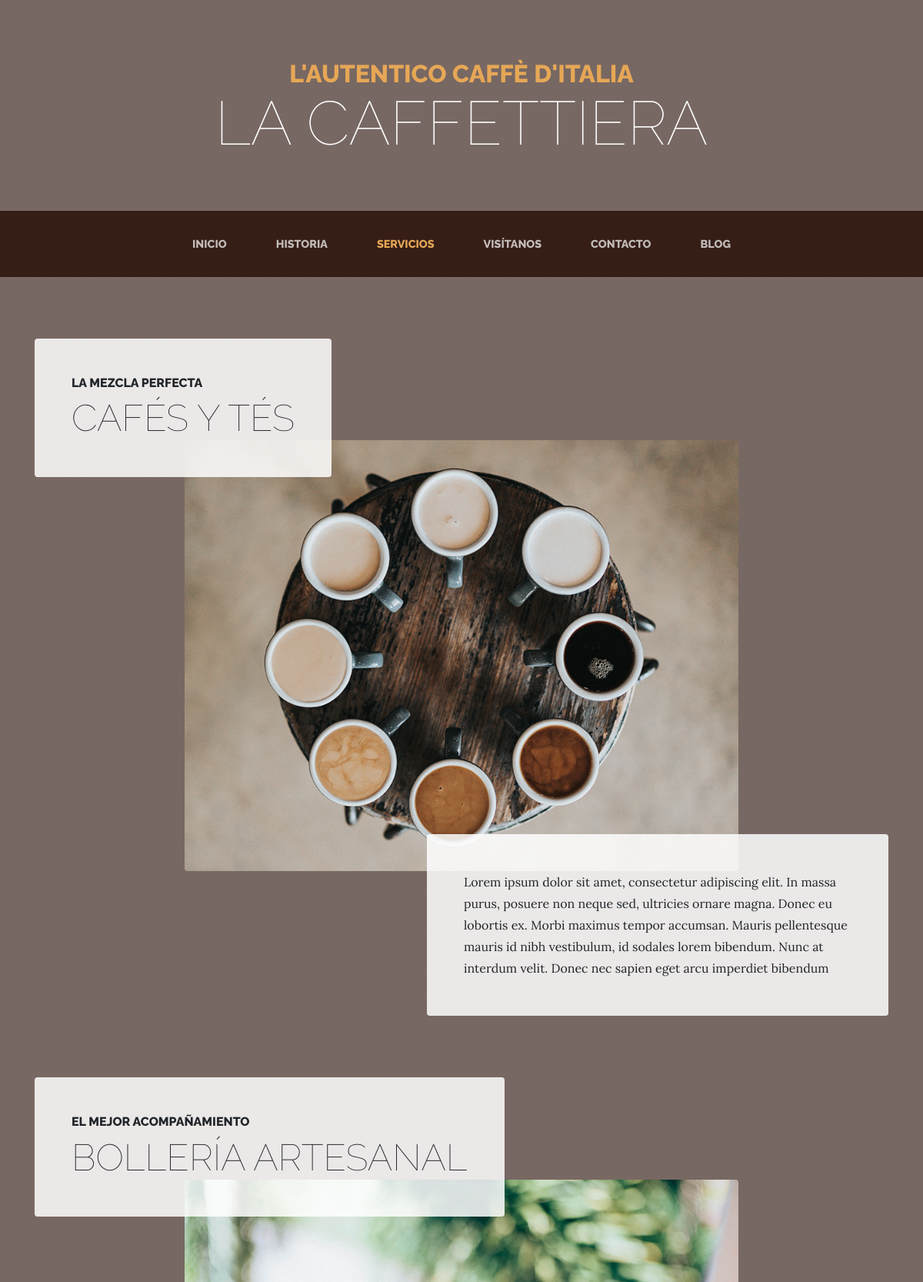
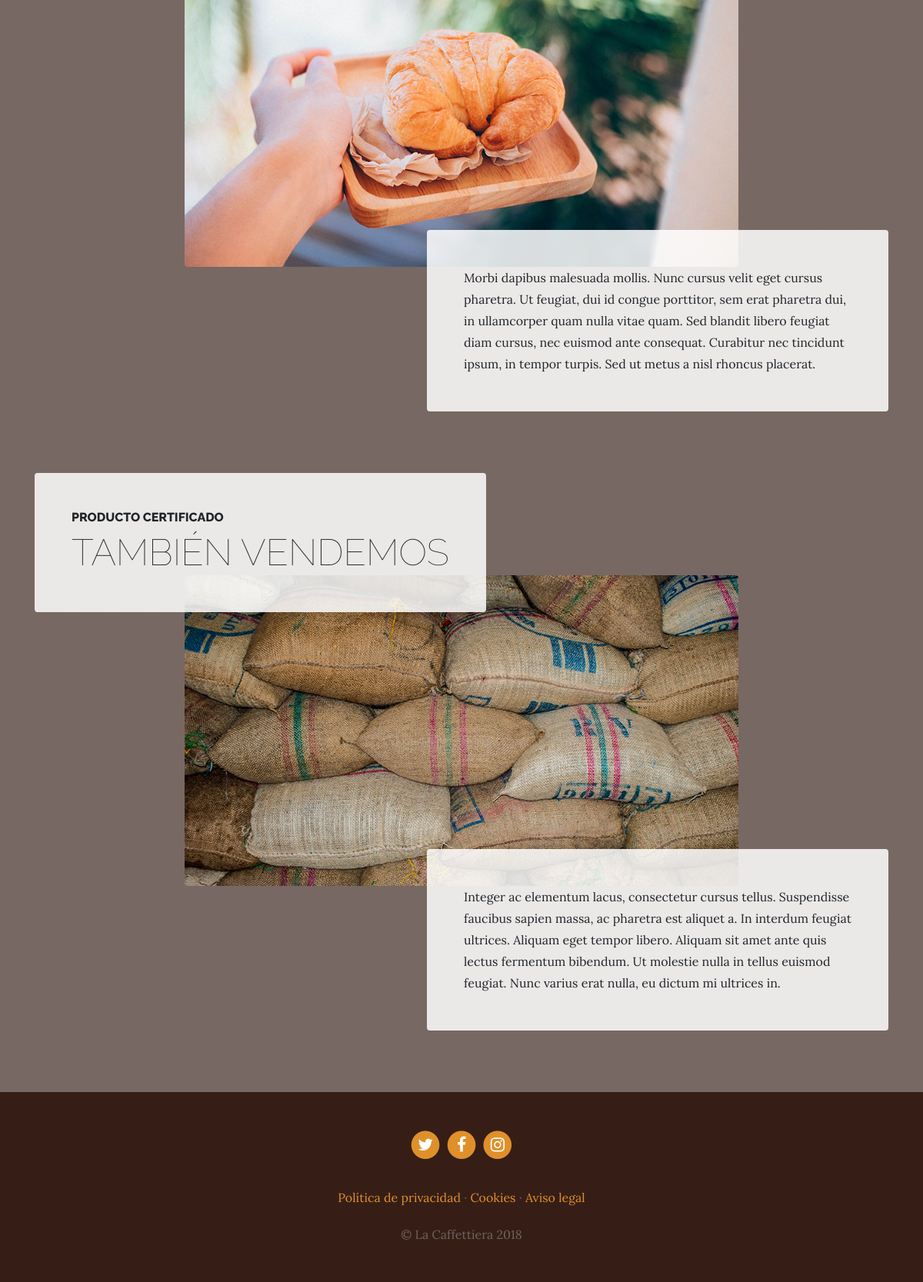
Page /services/ on the committed database (2 pictures, top to bottom).
### services/models.py (models this page shows, shortened)
class Service(models.Model):
    title = models.CharField(max_length=200, verbose_name='Título')
    subtitle = models.CharField(max_length=200, verbose_name='Subtítulo')
    content = models.TextField(verbose_name='Contenido')
    image = models.ImageField(verbose_name='Imagen', upload_to='services')
    created = models.DateTimeField(auto_now_add=True, verbose_name='Fecha de creación')
    updated = models.DateTimeField(auto_now=True, verbose_name='Fecha de edición')
    class Meta:
        verbose_name = 'servicio'
        verbose_name_plural = 'servicios'
        ordering = ['-created']

### pages/models.py (models this page shows, shortened)
class Page(models.Model):
    title= models.CharField(verbose_name="Título", max_length=200)
    content = RichTextField(verbose_name="Contenido")
    order = models.SmallIntegerField(verbose_name="Orden", default=0)
    created = models.DateTimeField(auto_now_add=True, verbose_name='Fecha de creación')
    updated = models.DateTimeField(auto_now=True, verbose_name='Fecha de edición')
    class Meta:
        verbose_name = 'página'
        verbose_name_plural = 'páginas'
        ordering = ['order','title']

### services/views.py (the view)
# urls.py: path('', views.services, name="services"),
def services(request):
    services = Service.objects.all()
    return render(request, 'services/services.html',{'services':services})

### pages/templatetags/page_extras.py (called while the page is built)
@register.simple_tag
def get_page_list():
    pages = Page.objects.all()
    return pages

### social/processors.py (called while the page is built)
def ctx_dict(request):
    ctx ={}
    links = Link.objects.all()
    for link in links:
        ctx[link.key] = link.url # Recorremos cada enlace y creamos un nuevo valor en el diccionario que creamos arriba
    return ctx

### services/templates/services/services.html (shortened to what this page needs)
{% extends 'core/base.html' %}
{% load static %}
{% block content %}
{% for service in services reversed %}
  <section class="page-section">
    <div class="container">
      <div class="product-item">
        <div class="product-item-title d-flex">
          <div class="bg-faded p-5 d-flex mr-auto rounded">
            <h2 class="section-heading mb-0">
              <span class="section-heading-upper">{{service.subtitle}}</span>
              <span class="section-heading-lower">{{service.title}}</span>
            </h2>
          </div>
        </div>
        <img class="product-item-img mx-auto d-flex rounded img-fluid mb-3 mb-lg-0" src="{{service.image.url}}" alt="">
        <div class="product-item-description d-flex ml-auto">
          <div class="bg-faded p-5 rounded">
            <p class="mb-0">{{service.content}}</p>
          </div>
        </div>
      </div>
    </div>
  </section>
{% endfor %}
{% endblock %}

### core/templates/core/base.html (shortened to what this page needs)
<!DOCTYPE html>
<html lang="es">
  <head>
    {% load static %}
    <link href="{% static 'core/vendor/bootstrap/css/bootstrap.min.css' %}" rel="stylesheet">
    <link href="{% static 'core/vendor/font-awesome/css/font-awesome.min.css' %}" rel="stylesheet" type="text/css">
    <link href="{% static 'core/css/business-casual.css' %}" rel="stylesheet">
  </head>
  <body>
    <h1 class="site-heading text-center text-white d-none d-lg-block">
      <span class="site-heading-upper text-primary mb-3">L'autentico caffè d'italia</span>
      <span class="site-heading-lower">La Caffettiera</span>
    </h1>
    <nav class="navbar navbar-expand-lg navbar-dark py-lg-4" id="mainNav">
      <div class="container">
        <div class="collapse navbar-collapse" id="navbarResponsive">
          <ul class="navbar-nav mx-auto">
            <li class="nav-item px-lg-4 {% if request.path == '/' %}active{% endif %}">
              <a class="nav-link text-uppercase text-expanded" href="{% url 'home' %}">Inicio</a>
            </li>
            <li class="nav-item px-lg-4 {% if request.path == '/about/' %}active{% endif %}">
              <a class="nav-link text-uppercase text-expanded" href="{% url 'about' %}">Historia</a>
            </li>
            <li class="nav-item px-lg-4 {% if request.path == '/services/' %}active{% endif %}">
              <a class="nav-link text-uppercase text-expanded" href="{% url 'services' %}">Servicios</a>
            </li>
            <li class="nav-item px-lg-4 {% if request.path == '/store/' %}active{% endif %}">
              <a class="nav-link text-uppercase text-expanded" href="{% url 'store' %}">Visítanos</a>
            </li>
            <li class="nav-item px-lg-4 {% if request.path == '/contact/' %}active{% endif %}">
              <a class="nav-link text-uppercase text-expanded" href="{% url 'contact' %}">Contacto</a>
            </li>
            <li class="nav-item px-lg-4 {% if request.path|slice:":6" == '/blog/' %}active{% endif %}">
              <a class="nav-link text-uppercase text-expanded" href="{% url 'blog' %}">Blog</a>
            </li>
          </ul>
        </div>
      </div>
    </nav>
    {% block content %}{% endblock content %}
    <footer class="footer text-faded text-center py-5">
      <div class="container">
        <p class="m-0">
          {% if LINK_TWITTER %}
            <a href="{{LINK_TWITTER}}" class="link">
              <span class="fa-stack fa-lg">
                <i class="fa fa-circle fa-stack-2x"></i>
                <i class="fa fa-twitter fa-stack-1x fa-inverse"></i>
              </span>
            </a>
          {% endif %}
          {% if LINK_FACEBOOK %}
            <a href="{{LINK_FACEBOOK}}" class="link">
              <span class="fa-stack fa-lg">
                <i class="fa fa-circle fa-stack-2x"></i>
                <i class="fa fa-facebook fa-stack-1x fa-inverse"></i>
              </span>
            </a>
          {% endif %}
          {% if LINK_INSTAGRAM %}
            <a href="{{LINK_INSTAGRAM}}" class="link">
              <span class="fa-stack fa-lg">
                <i class="fa fa-circle fa-stack-2x"></i>
                <i class="fa fa-instagram fa-stack-1x fa-inverse"></i>
              </span>
            </a>
          {% endif %}
	    </p>
        <p class="m-0 mbt">
          {% load page_extras %}
          {% get_page_list as page_list %}
          {% for page in page_list %}
            <a href="{% url 'page' page.id page.title|slugify %}" class="link">{{page.title}}</a>{% if not forloop.last %} ·{% endif %}
          {% endfor %}
		    </p>
      <p class="m-0 mbt1">&copy; La Caffettiera 2018</p>
    </div>
	</footer>
  </body>
</html>

### core/static/core/css/business-casual.css (style rules this page uses)
body { font-family: 'Lora'; background: linear-gradient(rgba(47, 23, 15, 0.65), rgba(47, 23, 15, 0.65)), url("../img/bg.jpg"); background-attachment: fixed; background-position: center; background-size: cover; }
h1, h2, h3, h4, h5, h6 { font-family: 'Raleway'; }
p { line-height: 1.75; }
.text-faded { color: rgba(255, 255, 255, 0.3); }
.site-heading { margin-top: 5rem; margin-bottom: 5rem; text-transform: uppercase; line-height: 1; font-family: 'Raleway'; }
.site-heading .site-heading-upper { display: block; font-size: 2rem; font-weight: 800; }
.site-heading .site-heading-lower { font-size: 5rem; font-weight: 100; line-height: 4rem; }
.page-section { margin-top: 5rem; margin-bottom: 5rem; }
.section-heading { text-transform: uppercase; }
.section-heading .section-heading-upper { display: block; font-size: 1rem; font-weight: 800; padding-bottom:.5rem; }
.section-heading .section-heading-lower { display: block; font-size: 3rem; font-weight: 100; }
.bg-faded { background-color: rgba(255, 255, 255, 0.85); }
#mainNav { background-color: rgba(47, 23, 15, 0.9); font-family: 'Raleway'; }
#mainNav .navbar-nav .nav-item .nav-link { color: rgba(255, 255, 255, 0.7); font-weight: 800; }
#mainNav .navbar-nav .nav-item.active .nav-link { color: #e6a756; }
@media (min-width: 992px) { #mainNav .navbar-nav .nav-item .nav-link { font-size: 0.9rem; } }
@media (min-width: 992px) { .product-item .product-item-title { position: relative; z-index: 1; margin-bottom: -3rem; } }
@media (min-width: 992px) { .product-item .product-item-img { position: relative; z-index: 0; max-width: 60vw; } }
@media (min-width: 992px) { .product-item .product-item-description { position: relative; z-index: 1; margin-top: -3rem; max-width: 50vw; } }
.footer { background-color: rgba(47, 23, 15, 0.9); }
.text-primary { color: #e6a756 !important; }
.mbt { padding-top: 2rem; }
.mbt1 { padding-top: 1.25rem; }
a.link { color: #df902a; }

### rows in the picture
Service: subtitle "LA MEZCLA PERFECTA", title "CAFÉS Y TÉS", image (picture), content "Lorem ipsum dolor sit amet, consectetur adipiscing elit. In massa purus, posuere non neque sed, ultricies ornare magna. Donec eu lobortis ex. Morbi maximus tempor accumsan. Mauris pellentesque mauris id nibh vestibulum, id sodales lorem bibendum. Nunc at interdum velit. Donec nec sapien eget arcu imperdiet bibendum"
Service: subtitle "EL MEJOR ACOMPAÑAMIENTO", title "BOLLERÍA ARTESANAL", image (picture), content "Morbi dapibus malesuada mollis. Nunc cursus velit eget cursus pharetra. Ut feugiat, dui id congue porttitor, sem erat pharetra dui, in ullamcorper quam nulla vitae quam. Sed blandit libero feugiat diam cursus, nec euismod ante consequat. Curabitur nec tincidunt ipsum, in tempor turpis. Sed ut metus a nisl rhoncus placerat."
Service: subtitle "PRODUCTO CERTIFICADO", title "TAMBIÉN VENDEMOS", image (picture), content "Integer ac elementum lacus, consectetur cursus tellus. Suspendisse faucibus sapien massa, ac pharetra est aliquet a. In interdum feugiat ultrices. Aliquam eget tempor libero. Aliquam sit amet ante quis lectus fermentum bibendum. Ut molestie nulla in tellus euismod feugiat. Nunc varius erat nulla, eu dictum mi ultrices in."
Page: title "Política de privacidad"
Page: title "Cookies"
Page: title "Aviso legal"
